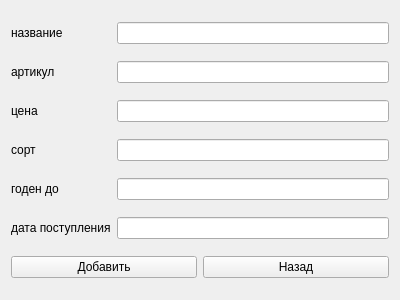
<?xml version="1.0" encoding="UTF-8"?>
<ui version="4.0">
 <class>AddProduct</class>
 <widget class="QWidget" name="AddProduct">
  <property name="geometry">
   <rect>
    <x>0</x>
    <y>0</y>
    <width>400</width>
    <height>300</height>
   </rect>
  </property>
  <property name="windowTitle">
   <string>Добавление товара</string>
  </property>
  <layout class="QGridLayout" name="gridLayout">
   <item row="4" column="1">
    <widget class="QLineEdit" name="expiry_date"/>
   </item>
   <item row="0" column="0">
    <widget class="QLabel" name="label_6">
     <property name="text">
      <string>название</string>
     </property>
    </widget>
   </item>
   <item row="5" column="1">
    <widget class="QLineEdit" name="receipt_date"/>
   </item>
   <item row="3" column="0">
    <widget class="QLabel" name="label_4">
     <property name="text">
      <string>сорт</string>
     </property>
    </widget>
   </item>
   <item row="3" column="1">
    <widget class="QLineEdit" name="kind"/>
   </item>
   <item row="1" column="0">
    <widget class="QLabel" name="label_2">
     <property name="text">
      <string>артикул</string>
     </property>
    </widget>
   </item>
   <item row="4" column="0">
    <widget class="QLabel" name="label_5">
     <property name="text">
      <string>годен до</string>
     </property>
    </widget>
   </item>
   <item row="1" column="1">
    <widget class="QLineEdit" name="article"/>
   </item>
   <item row="5" column="0">
    <widget class="QLabel" name="label">
     <property name="text">
      <string>дата поступления</string>
     </property>
    </widget>
   </item>
   <item row="0" column="1">
    <widget class="QLineEdit" name="name"/>
   </item>
   <item row="2" column="0">
    <widget class="QLabel" name="label_3">
     <property name="text">
      <string>цена</string>
     </property>
    </widget>
   </item>
   <item row="2" column="1">
    <widget class="QLineEdit" name="cost"/>
   </item>
   <item row="6" column="0" colspan="2">
    <layout class="QHBoxLayout" name="horizontalLayout">
     <item>
      <widget class="QPushButton" name="add">
       <property name="text">
        <string>Добавить</string>
       </property>
      </widget>
     </item>
     <item>
      <widget class="QPushButton" name="back">
       <property name="text">
        <string>Назад</string>
       </property>
      </widget>
     </item>
    </layout>
   </item>
  </layout>
 </widget>
 <resources/>
 <connections/>
</ui>
